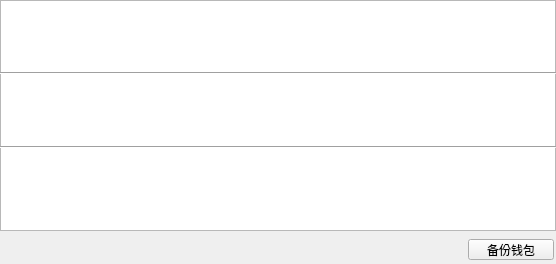
<?xml version="1.0" encoding="UTF-8"?>
<ui version="4.0">
 <class>AccountManagerWidget</class>
 <widget class="QWidget" name="AccountManagerWidget">
  <property name="geometry">
   <rect>
    <x>0</x>
    <y>0</y>
    <width>556</width>
    <height>264</height>
   </rect>
  </property>
  <property name="windowTitle">
   <string>Form</string>
  </property>
  <widget class="QTableWidget" name="tableWidget">
   <property name="geometry">
    <rect>
     <x>0</x>
     <y>0</y>
     <width>556</width>
     <height>231</height>
    </rect>
   </property>
  </widget>
  <widget class="QStackedWidget" name="stackedWidget">
   <property name="geometry">
    <rect>
     <x>0</x>
     <y>236</y>
     <width>556</width>
     <height>26</height>
    </rect>
   </property>
   <property name="font">
    <font>
     <family>Microsoft YaHei UI Light</family>
    </font>
   </property>
   <property name="styleSheet">
    <string notr="true">background:transparent;</string>
   </property>
  </widget>
  <widget class="QToolButton" name="toolButton">
   <property name="geometry">
    <rect>
     <x>468</x>
     <y>239</y>
     <width>86</width>
     <height>21</height>
    </rect>
   </property>
   <property name="font">
    <font>
     <family>Microsoft YaHei UI Light</family>
    </font>
   </property>
   <property name="cursor">
    <cursorShape>PointingHandCursor</cursorShape>
   </property>
   <property name="text">
    <string>备份钱包</string>
   </property>
  </widget>
  <widget class="Line" name="line">
   <property name="geometry">
    <rect>
     <x>0</x>
     <y>72</y>
     <width>556</width>
     <height>2</height>
    </rect>
   </property>
   <property name="styleSheet">
    <string notr="true">background-color:#F0F0F0;</string>
   </property>
   <property name="orientation">
    <enum>Qt::Horizontal</enum>
   </property>
  </widget>
  <widget class="Line" name="line_2">
   <property name="geometry">
    <rect>
     <x>0</x>
     <y>146</y>
     <width>556</width>
     <height>2</height>
    </rect>
   </property>
   <property name="styleSheet">
    <string notr="true">background-color:#F0F0F0;</string>
   </property>
   <property name="orientation">
    <enum>Qt::Horizontal</enum>
   </property>
  </widget>
  <zorder>tableWidget</zorder>
  <zorder>stackedWidget</zorder>
  <zorder>line</zorder>
  <zorder>line_2</zorder>
  <zorder>toolButton</zorder>
 </widget>
 <resources/>
 <connections/>
</ui>
